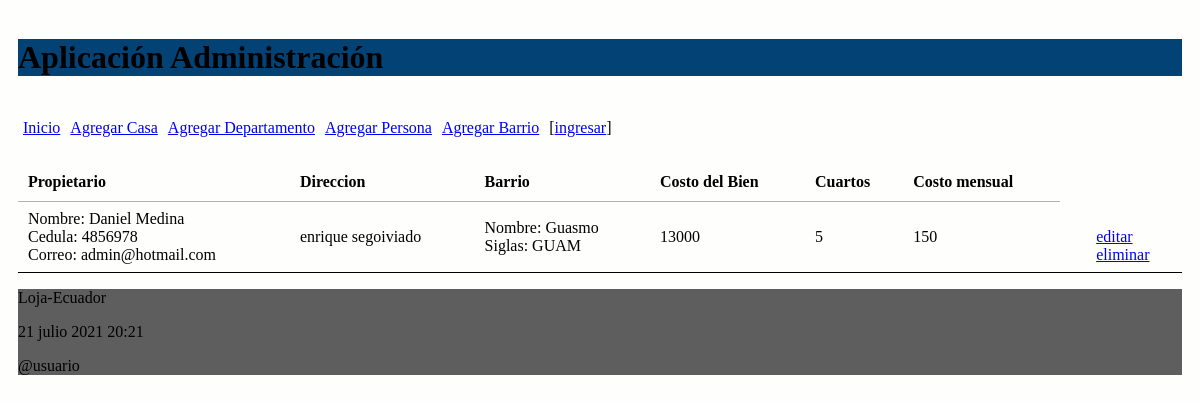
Page /departamentos/ on the committed database.
### administrativo/models.py (models this page shows, shortened)
class Departamento(models.Model):
    propietario_nombre = models.ForeignKey(Persona, on_delete=models.CASCADE, related_name="personadepartamento")
    direccion = models.CharField(max_length=60)
    barrio = models.ForeignKey(Barrio, on_delete=models.CASCADE, related_name="barriodepa")
    valor_bien = models.IntegerField()
    num_cuarto = models.IntegerField()
    valor_mensual = models.IntegerField()

class Persona(models.Model):
    nombres = models.CharField(max_length=60)
    apellidos = models.CharField(max_length=60)
    cedula = models.CharField(max_length=15)
    correo = models.EmailField(max_length=60)

class Barrio(models.Model):
    nombre_barrio = models.CharField(max_length=60)
    siglas = models.CharField(max_length=10)

### administrativo/views.py (the view)
# urls.py: path('departamentos/', views.departamentos, name="departamentos"),
def departamentos(request):
    departamentos = Departamento.objects.all()
    informacion_template = {'departamentos': departamentos, 'departamentos_info': len(departamentos)}
    return render(request, 'departamentos.html', informacion_template)

### administrativo/templates/departamentos.html (shortened to what this page needs)
{% extends "master.html" %}
{% block content %}
<table id="tabla_datos">
  <thead>
    <tr>
      <th>Propietario</th>
      <th>Direccion</th>
      <th>Barrio</th>
      <th>Costo del Bien </th>
      <th>Cuartos </th>
      <th>Costo mensual </th>
    </tr>
  </thead>
  {% for e in departamentos %}
  <tr>
    <td> Nombre: {{e.propietario_nombre.nombres}} {{e.propietario_nombre.apellidos}}
    <br> Cedula: {{e.propietario_nombre.cedula}}
    <br> Correo: {{e.propietario_nombre.correo}}
    </td>
    <td> {{e.direccion}} </td>
    <td> Nombre: {{e.barrio.nombre_barrio}}
      <br> Siglas: {{e.barrio.siglas}}
    </td>
    <td> {{e.valor_bien}}</td>
    <td> {{e.num_cuarto}}</td>
    <td> {{e.valor_mensual}}</td>
    <td>
    </td>
    <td> <a></a> <br>
      <a href="{% url 'editar_departamento' e.id %}">editar </a> <br>
      <a href="{% url 'eliminar_departamento' e.id %}"
      onclick="return confirm('¿Está seguro de la eliminación?')" >
      eliminar</a>
    </td>
  </tr>
  {% endfor %}
</table>
{% endblock %}

### administrativo/static/css/estilos.css (style rules this page uses)
body { background: #FEFEFD; padding: 10px; }
th, td { padding: 5px; border-bottom: 1px solid black; text-align: left; }

### rows in the picture
Departamento: propietario_nombre.nombres "Daniel", propietario_nombre.apellidos "Medina", propietario_nombre.cedula "4856978", propietario_nombre.correo "admin@hotmail.com", direccion "enrique segoiviado", barrio.nombre_barrio "Guasmo", barrio.siglas "GUAM", valor_bien "13000", num_cuarto "5", valor_mensual "150"
